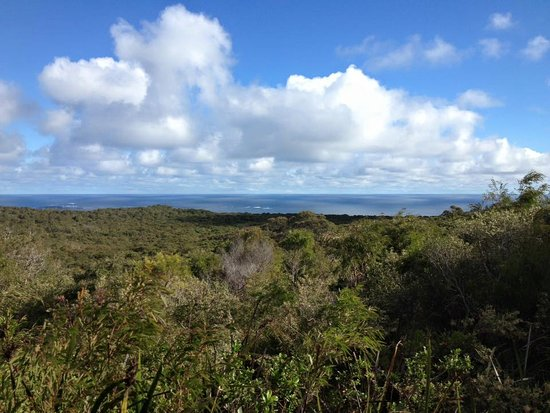
#> input picture Exercise1/data/input/natural_image.jpg, 550 x 413 px; its folder holds 2 pictures in this run
$ jupyter execute exercise_1.ipynb
#> lines starting #> are read from the running program, lines starting #| are printed output that depends on the picture; after the words box and inside, x2 and y2 are one past the last pixel; in counts of white or black regions, pixels touching at a corner belong together
## Your Group (*Update this Information*)

Submitted by Group 11:

- Ehsan Attar
- Reihaneh Akbarifard
- Maryam Pours Salman Ahvazi
- Ramin Shahbazi

By submitting this exercise, you confirm the following:

- **All people** listed above **contributed** to this solution
- **No other people** were **involved** in this solution
- **No contents** of this solution were **copied from others** (this includes people, large language models, websites, etc.)

[cell 1]
import os
import cv2
import numpy as np
import matplotlib.pyplot as plt
np.random.seed(42)
H, W = 410, 550 # Image dimensions

**Use in-built cv2 functions for filters, Gaussians, Fourier transforms etc. You do not need to write the operations from scratch.**

## Helper Functions

[cell 2]
def make_gradient(H, W):
    """
    Smooth horizontal gradient: pixel value increases linearly from left (0) to right (255).
    """
    row = np.linspace(0, 255, W, dtype=np.float64)
    return np.tile(row, (H, 1))

def make_checkerboard(H, W, tile_size=64):
    """
    Checkerboard pattern with alternating 0/255 tiles of given size.
    Spatial frequency = 1/(2*tile_size) cycles/pixel.
    """
    xs = np.arange(W) // tile_size
    ys = np.arange(H) // tile_size
    xx, yy = np.meshgrid(xs, ys)
    return ((xx + yy) % 2) * 255.0

[cell 3]
def read_image(filename, format='gray'):
    """
    Read image from file and convert to specified format.
    """
#> called with filename = 'natural_image.jpg', format = 'gray'
    basepath = os.path.curdir
    img = cv2.imread(os.path.join(basepath, 'data', 'input', filename))
#> img is the input picture: shape (413, 550, 3); mean B, G, R 130.3, 120, 104.4
    if format == 'gray':
        img = cv2.cvtColor(img, cv2.COLOR_BGR2GRAY)
#> img: shape (413, 550)
    elif format == 'rgb':
        img = cv2.cvtColor(img, cv2.COLOR_BGR2RGB)
    img = cv2.resize(img, (W, H))
#> img: shape (410, 550)
    return img.astype(np.float64)

[cell 4]
def psnr(image_true: np.ndarray, image_noisy: np.ndarray) -> float:
    """
    Compute Peak Signal-to-Noise Ratio (PSNR) between two images.
    PSNR = 20 * log10(MAX) - 10 * log10(MSE)

    Parameters:
    image_true: clean reference image
    image_noisy: distorted/filtered image (same shape and dtype)

    Returns:
    PSNR in decibels (dB). Returns np.inf if the images are identical.
    """
    image_true  = image_true.astype(np.float64)
    image_noisy = image_noisy.astype(np.float64)

    mse = np.mean((image_true - image_noisy) ** 2)
    if mse == 0:
        return np.inf

    max_val = 255.0 if image_true.max() > 1.0 else 1.0
    return 20 * np.log10(max_val) - 10 * np.log10(mse)

[cell 5]
f1 = make_gradient(H, W)        # smooth gradient
f2 = make_checkerboard(H, W)  # checkerboard pattern
f3 = read_image('natural_image.jpg')  # natural image
f4 = read_image('flower.jpg')    # noisy version of natural image
#> call 2 of read_image, with filename = 'flower.jpg', format = 'gray'
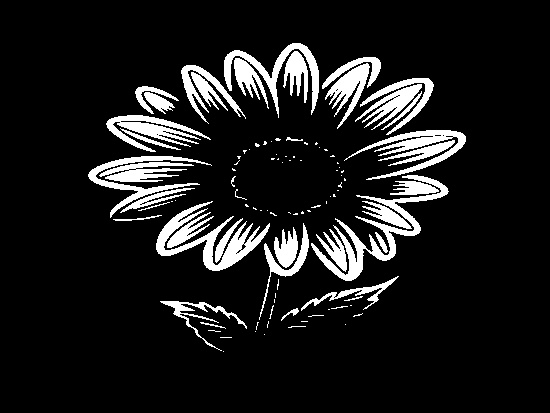
#> input picture Exercise1/data/input/flower.jpg, 550 x 413 px
#> in read_image, img is the input picture: shape (413, 550, 3); min 0, max 255, mean 28

[cell 6]
# Visualise the input images
fig, axes = plt.subplots(2, 2, figsize=(15, 8))
axes[0, 0].imshow(f1, cmap='gray', vmin=0, vmax=255)
axes[0, 0].set_title('$f_1$: Smooth gradient\n(low-frequency)', fontsize=12)
axes[0, 0].axis('off')

axes[0, 1].imshow(f2, cmap='gray', vmin=0, vmax=255)
axes[0, 1].set_title('$f_2$: Checkerboard\n(high-frequency)', fontsize=12)
axes[0, 1].axis('off')

axes[1, 0].imshow(f3, cmap='gray', vmin=0, vmax=255)
axes[1, 0].set_title('$f_3$: Natural Image\n(mixed-frequency)', fontsize=12)
axes[1, 0].axis('off')

axes[1, 1].imshow(f4, cmap='gray', vmin=0, vmax=255)
axes[1, 1].set_title('$f_4$: Binary Image', fontsize=12)
axes[1, 1].axis('off')

plt.suptitle('Input Images', fontsize=13, fontweight='bold')
plt.tight_layout()
plt.show()

print(f'f1 shape: {f1.shape}, dtype: {f1.dtype}, range: [{f1.min():.1f}, {f1.max():.1f}]')
print(f'f2 shape: {f2.shape}, dtype: {f2.dtype}, range: [{f2.min():.1f}, {f2.max():.1f}]')
print(f'f3 shape: {f3.shape}, dtype: {f3.dtype}, range: [{f3.min():.1f}, {f3.max():.1f}]')
#| f3 shape: (410, 550), dtype: float64, range: [0.0, 255.0]
print(f'f4 shape: {f4.shape}, dtype: {f4.dtype}, range: [{f4.min():.1f}, {f4.max():.1f}]')
#| f4 shape: (410, 550), dtype: float64, range: [0.0, 255.0]

## Question 1: Filters and the Superposition Principle
The goal of this question is to verify superposition experimentally and understand what it means for filter composition and kernel design.

### (1a) Verify the superposition property of the Gaussian filter.

You are given two grayscale images **f1** and **f2**.

1. Apply a Gaussian filter $G_\sigma$ to each, then verify: $G_\sigma[\alpha f_1 + \beta f_2] = \alpha \cdot G_\sigma[f_1] + \beta \cdot G_\sigma[f_2]$

2. Visualize each component.

3. Compute the pixel-wise difference between the left and right side. What do you observe? How does the $\sigma$ affect the kernel size?

[cell 7]
KSIZE = (0, 0) # Let OpenCV compute the kernel size based on sigma

alpha = 0.7
beta = 0.3
sigma = 3

#Left side of equation
combined = alpha * f1 + beta * f2
lhs = cv2.GaussianBlur(combined, KSIZE, sigma)

#Right side of equation
g1 = cv2.GaussianBlur(f1, KSIZE, sigma)
g2 = cv2.GaussianBlur(f2, KSIZE, sigma)
rhs = alpha * g1 + beta * g2

diff = np.abs(lhs - rhs)
print("Maximum difference:", diff.max())
print("Mean difference:", diff.mean())

#Visualize each component
fig, axes = plt.subplots(1,3, figsize=(15,5))

axes[0].imshow(lhs, cmap='gray')
axes[0].set_title('Left Side')

axes[1].imshow(rhs, cmap='gray')
axes[1].set_title('Right Side')

#Compute pixel-wise difference
#We use hot colormap for difference to see it more clearly
#Black -> Very small difference/ Orange and yellow -> Large difference
#It would be black because we have superposition and the difference is zero
plt.imshow(diff, cmap='hot', vmin=0, vmax=255)
plt.colorbar()
plt.title("Difference Image")
plt.axis("off")
plt.show()


#Increasing sigma increases the amount of blur and results in a larger effective kernel size
#because more neighboring pixels contribute to the filtering process.

### (1b) Filter combination

Implement the following two-step pipeline sequentially on **f3**:

1. Apply a Gaussian blur with $\sigma = 1.5$
2. Apply a sharpening (unsharp mask) with $\alpha = 1.0$

Then, using the algebra from the lecture, derive the **single equivalent kernel** $k = (1+\alpha)e - \alpha G_\sigma$​ and apply it in one convolution step.

Show that the outputs are identical (up to floating point tolerance). Compare the runtime of both approaches.

### (1c) Median filter
Repeat the superposition experiment from 1(a), but now with a median filter. Compute:

$\text{Median}[\alpha f_1 + \beta f_2] \quad \text{vs.} \quad \alpha \cdot \text{Median}[f_1] + \beta \cdot \text{Median}[f_2]$

Visualize the difference image. Is superposition satisfied? Where are the largest differences spatially, at edges, or in flat regions? Why?

## Question 2: Understanding and Handling Noise

The goal here is to understand filters across noise types and content types.

### (2a) Noise robustness comparison

Corrupt the grayscale image **f3** with three noise types:

* Gaussian noise (use np.random.normal)
* Salt-and-pepper noise (randomly set pixels to 0 or 255)
* Impulse noise (randomly set pixels to 255 only)

Apply both a Gaussian filter and a median filter to each noisy image.

Visualize each noise type × filter and discuss: which filter is suitable for which noise type, and why based on the properties of each filter?

Compute PSNR (peak signal-to-noise ratio) against the clean original for all combinations. Validate you observations (Higher the PSNR value, lower the noise).

### (2b) Morphological filters for noise removal

Corrupt **f4** with salt-and-pepper noise. Apply morphological opening, closing, and opening+closing using structuring elements of 2 different sizes.

Answer:

* Which operation is necessary for salt noise, and pepper noise individually and combined?
* What happens to fine image structures as structuring element size increases?
* Can you combine morphological filtering with a subsequent Gaussian to further improve quality? Try it and show the result.

## Question 3 - Fourier Transformations

The goal here is to understand the effects of Fourier transforms and operations in the Fourier space.

### (3a) Fourier Transform

Compute the 2D Fourier Transform of **f2** and **f3**. Visualize the log magnitude spectrum of both.
1. What differences do you observe between the frequency spectra of the checkerboard and the natural image?
2. What does this tell you about their spatial structure?

[cell 8]
def ft_log_magnitude(img):
    img_float = np.float32(img)
    ft = cv2.dft(img_float, flags=cv2.DFT_COMPLEX_OUTPUT)
    ft_shift = np.fft.fftshift(ft)
    magnitude = cv2.magnitude(ft_shift[:,:,0], ft_shift[:,:,1])
    return np.log1p(magnitude)

fig, axes = plt.subplots(2, 2, figsize=(14, 6), constrained_layout=True)

# first row: f2
axes[0, 0].imshow(f2, cmap='gray')
axes[0, 0].set_title('Original Image')
axes[0, 0].axis('off')

im = axes[0, 1].imshow(ft_log_magnitude(f2), cmap='hot')
axes[0, 1].set_title('Log Magnitude Spectrum')
axes[0, 1].axis('off')
plt.colorbar(im, ax=axes[0, 1], label='Log Magnitude')

# second row: f3
axes[1, 0].imshow(f3, cmap='gray')
axes[1, 0].set_title('Original Image')
axes[1, 0].axis('off')

im = axes[1, 1].imshow(ft_log_magnitude(f3), cmap='hot')
#> in ft_log_magnitude (call 2), `return np.log1p(magnitude)`:
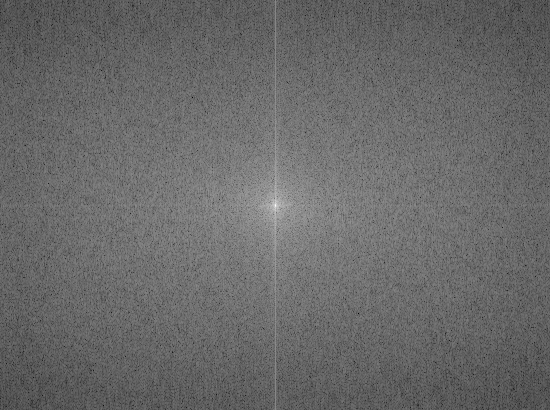
#> returned value: shape (410, 550) float32; min 1.82, max 17.08, mean 8.13; drawn with min black and max white
axes[1, 1].set_title('Log Magnitude Spectrum')
axes[1, 1].axis('off')
plt.colorbar(im, ax=axes[1, 1], label='Log Magnitude')

plt.show()

1. The checkerboard produces discrete spectral impulses arranged in a regular grid, while the natural image shows a smooth radial falloff with energy concentrated at low frequencies.
2. The checkerboard has a perfectly periodic, repetitive spatial structure, while the natural image contains aperiodic, multi-scale structure with dominant coarse features and progressively less energy at finer scales.

### (3b) Effect of Gaussian Blur

Apply Gaussian blur to both images **f2** and **f3**. Compute and visualize their log magnitude spectrum again.
1. How does Gaussian blur affect the frequency spectrum?
2. Exlain why these changes occur in frequency space.

[cell 9]
blurred_f2 = cv2.GaussianBlur(f2, (0, 0), 5)
blurred_f3 = cv2.GaussianBlur(f3, (0, 0), 5)
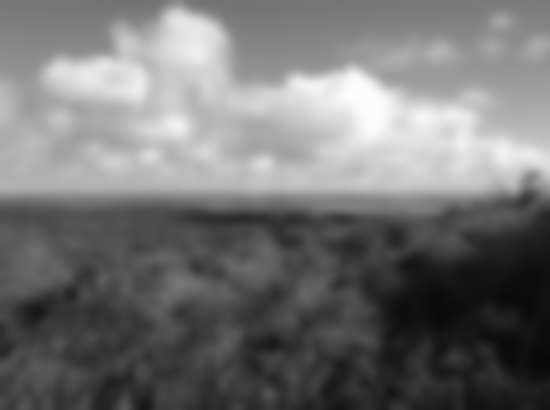
#> blurred_f3: shape (410, 550) float64; min 9.18, max 253, mean 116.4

fig, axes = plt.subplots(2, 4, figsize=(22, 10))

# first row: f2
axes[0, 0].imshow(f2, cmap='gray')
axes[0, 0].set_title('Original Image')
axes[0, 0].axis('off')

im = axes[0, 1].imshow(ft_log_magnitude(f2), cmap='hot')
axes[0, 1].set_title('Log Magnitude Spectrum')
axes[0, 1].axis('off')
plt.colorbar(im, ax=axes[0, 1], label='Log Magnitude')

axes[0, 2].imshow(blurred_f2, cmap='gray')
axes[0, 2].set_title('Blurred Image')
axes[0, 2].axis('off')

im = axes[0, 3].imshow(ft_log_magnitude(blurred_f2), cmap='hot')
axes[0, 3].set_title('Log Magnitude Spectrum (Blurred)')
axes[0, 3].axis('off')
plt.colorbar(im, ax=axes[0, 3], label='Log Magnitude')

# second row: f3
axes[1, 0].imshow(f3, cmap='gray')
axes[1, 0].set_title('Original Image')
axes[1, 0].axis('off')

im = axes[1, 1].imshow(ft_log_magnitude(f3), cmap='hot')
axes[1, 1].set_title('Log Magnitude Spectrum')
axes[1, 1].axis('off')
plt.colorbar(im, ax=axes[1, 1], label='Log Magnitude')

axes[1, 2].imshow(blurred_f3, cmap='gray')
axes[1, 2].set_title('Blurred Image')
axes[1, 2].axis('off')

im = axes[1, 3].imshow(ft_log_magnitude(blurred_f3), cmap='hot')
#> in ft_log_magnitude (call 6), `return np.log1p(magnitude)`:
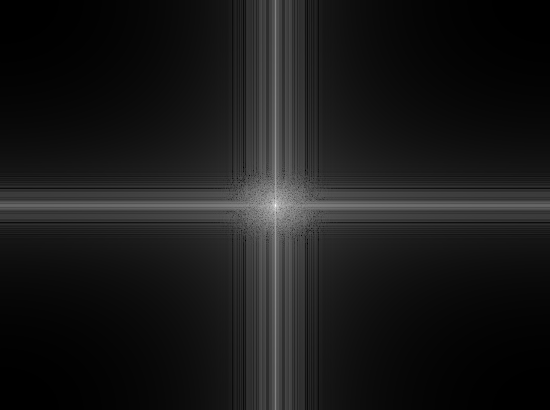
#> returned value: shape (410, 550) float32; min 2.61, max 17.08, mean 4.08; drawn with min black and max white
axes[1, 3].set_title('Log Magnitude Spectrum (Blurred)')
axes[1, 3].axis('off')
plt.colorbar(im, ax=axes[1, 3], label='Log Magnitude')

plt.tight_layout()
plt.show()
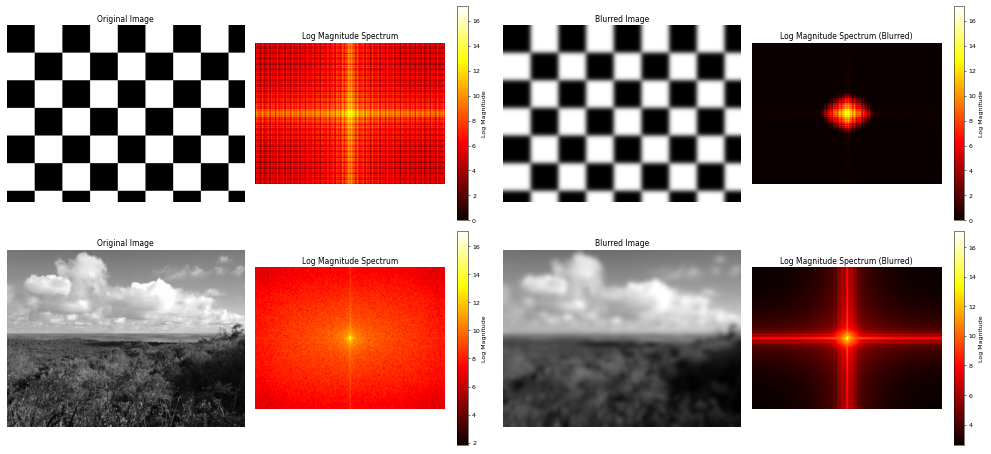
#> figure drawn by matplotlib, 12 panels

1. Gaussian blur suppresses high-frequency components in both images, leaving energy tightly concentrated near the center of the spectrum.
2. Because blur is a low-pass filter, and convolution in space equals multiplication in frequency — so the Gaussian simply multiplies away the high frequencies.

### (3c) Frequency Filtering
Apply to both images:
* Low-pass filter
* High-pass filter

Observe and analyse:
1. Changes in spatial domain
2. Changes in frequency domain

[cell 10]
def choose_radius(img, threshold=0.90):
    ft = cv2.dft(img, flags=cv2.DFT_COMPLEX_OUTPUT)
    ft_shift = np.fft.fftshift(ft)
    magnitude = cv2.magnitude(ft_shift[:,:,0], ft_shift[:,:,1])
    power = magnitude**2
    total_power = np.sum(power)
    rows, cols = img.shape
    crow, ccol = rows//2, cols//2
    for radius in range(1, min(rows, cols)//2):
        y, x = np.ogrid[:rows, :cols]
        dist = np.sqrt((x - ccol)**2 + (y - crow)**2)
        mask = dist <= radius
        if np.sum(power[mask]) / total_power >= threshold:
            return radius
    return min(rows, cols)//2


def frequency_filter(img, low_pass=True, radius=None):
    rows, cols = img.shape
    crow, ccol = rows//2, cols//2

    if radius is None:
        radius = choose_radius(img)

    # create mask
    y, x = np.ogrid[:rows, :cols]
    dist = np.sqrt((x - ccol)**2 + (y - crow)**2)
    mask = (dist <= radius).astype(np.float32) if low_pass else (dist > radius).astype(np.float32)

    # apply filter
    ft = cv2.dft(img, flags=cv2.DFT_COMPLEX_OUTPUT)
    ft_shift = np.fft.fftshift(ft)
    ft_shift[:,:,0] *= mask
    ft_shift[:,:,1] *= mask

    ft_ishift = np.fft.ifftshift(ft_shift)
    result = cv2.idft(ft_ishift, flags=cv2.DFT_SCALE | cv2.DFT_REAL_OUTPUT)
    return np.clip(result, 0, 255).astype(np.uint8)


for img, name in [(f2, 'f2'), (f3, 'f3')]:
    radius = choose_radius(img)

    lp_result = frequency_filter(img, low_pass=True,  radius=radius)
    hp_result = frequency_filter(img, low_pass=False, radius=radius)

    fig, axes = plt.subplots(2, 3, figsize=(18, 10), constrained_layout=True)

    # spatial domain
    axes[0, 0].imshow(img, cmap='gray')
    axes[0, 0].set_title(f'{name} original')
    axes[0, 0].axis('off')

    axes[0, 1].imshow(lp_result, cmap='gray')
    axes[0, 1].set_title(f'{name} low-pass (radius={radius})')
    axes[0, 1].axis('off')

    axes[0, 2].imshow(hp_result, cmap='gray')
    axes[0, 2].set_title(f'{name} high-pass (radius={radius})')
    axes[0, 2].axis('off')

    # frequency domain
    axes[1, 0].imshow(ft_log_magnitude(img), cmap='hot')
    axes[1, 0].set_title(f'{name} original spectrum')
    axes[1, 0].axis('off')

    im = axes[1, 1].imshow(ft_log_magnitude(lp_result), cmap='hot')
    axes[1, 1].set_title(f'{name} low-pass spectrum')
    axes[1, 1].axis('off')
    plt.colorbar(im, ax=axes[1, 1], label='Log Magnitude')

    im = axes[1, 2].imshow(ft_log_magnitude(hp_result), cmap='hot')
    axes[1, 2].set_title(f'{name} high-pass spectrum')
    axes[1, 2].axis('off')
    plt.colorbar(im, ax=axes[1, 2], label='Log Magnitude')

    plt.suptitle(f'Frequency filtering — {name}', fontsize=14)
    plt.show()
#> this loop made 2 passes
#> name on passes 1 to 2: 'f2', 'f3'
#> pass 1, in frequency_filter, `dist = np.sqrt((x - ccol)**2 + (y - crow)**2)`:
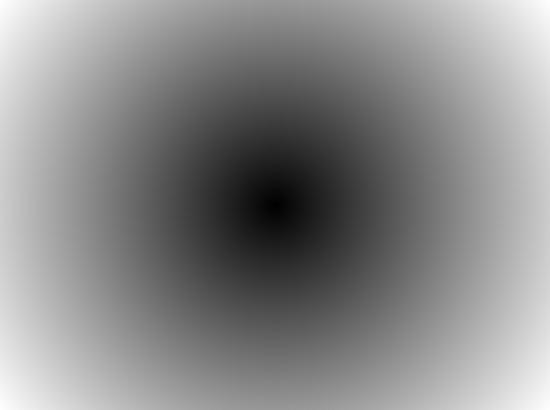
#> dist: shape (410, 550) float64; min 0, max 343, mean 184.8; drawn with min black and max white
#> pass 1, in frequency_filter, `mask = (dist <= radius).astype(np.float32) if low_pass else (dist > ra..`:
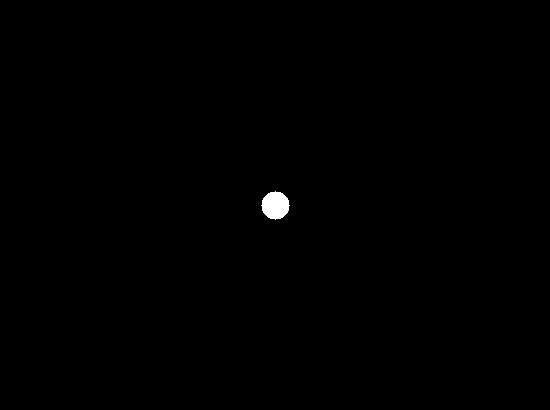
#> mask: shape (410, 550) float32; values 0 (black) and 1 (white), 0.27% white; 1 white region, box (x1, y1, x2, y2) and area: (261, 191, 290, 220) 613
#> pass 1, `plt.show()`:
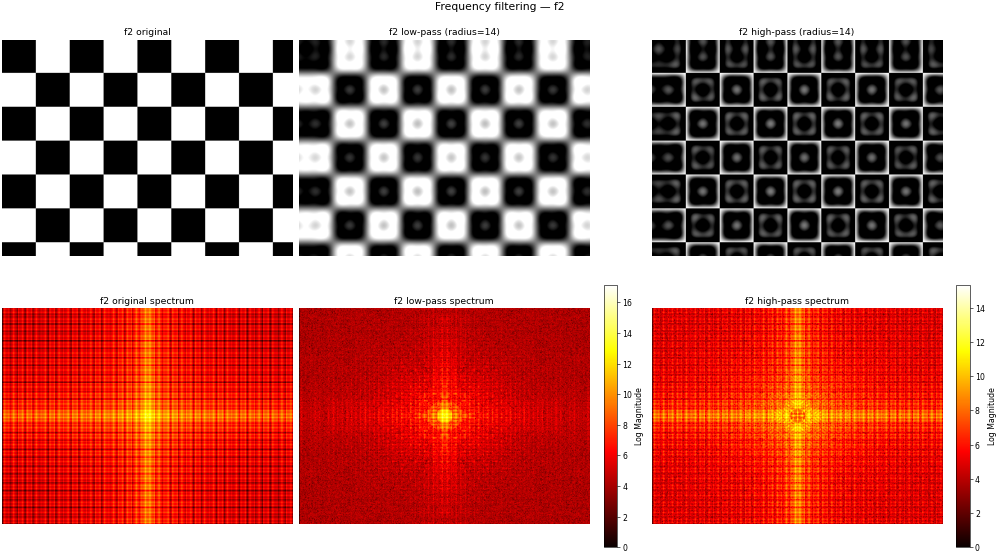
#> figure drawn by matplotlib, 8 panels
#> after the loop:
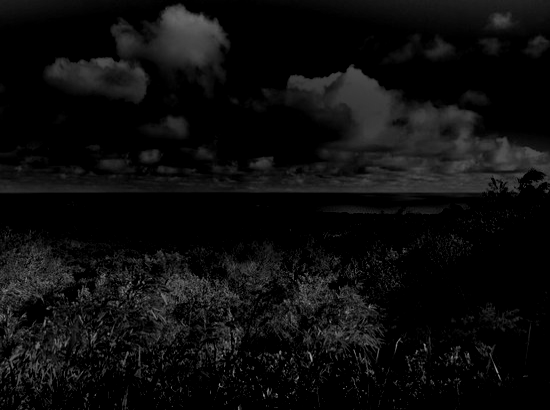
#> hp_result: shape (410, 550); min 0, max 164, mean 13.1
#> after the loop:
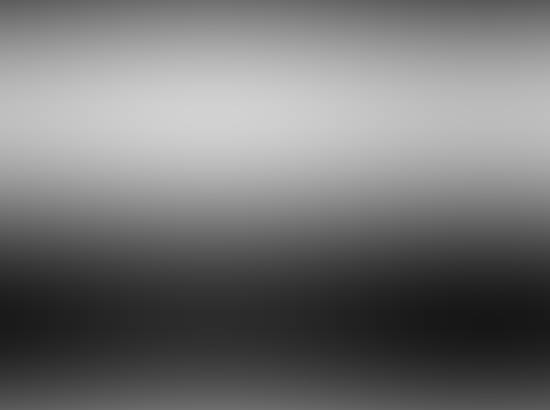
#> lp_result: shape (410, 550); min 22, max 210, mean 115.9
